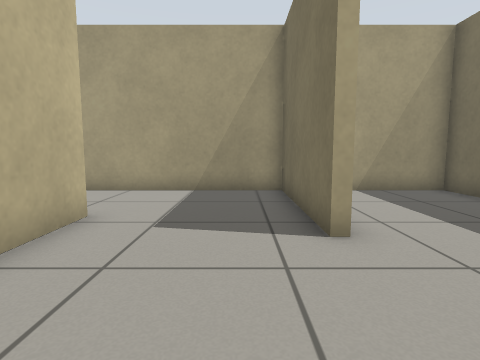
View 1 (above)

13 first-person views from a walk through a world built for the Gazebo simulator. The camera is 0.64 m above the floor, tilts 6° down and sees 80° across. The floor is counted in squares, 0.5 m on a side. Each view is taken from the middle of a square. On the plan, view 1 faces up. The plan holds only what a view shows up to about 13 squares ahead; the rest is blank.

View 2
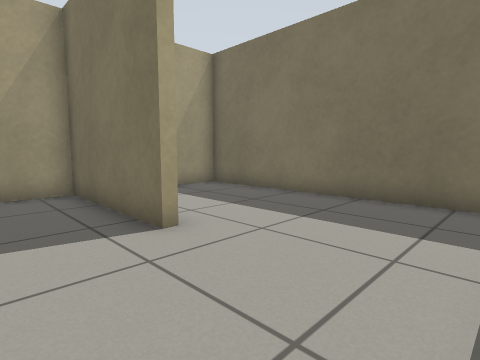

View 3
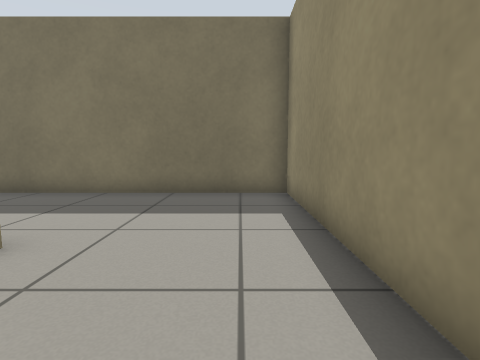

View 4
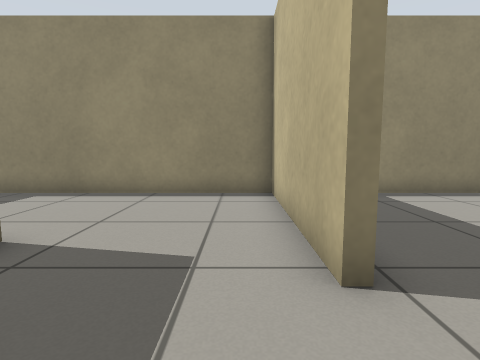

View 5
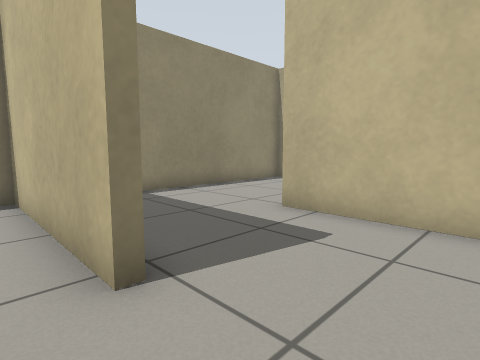

View 6
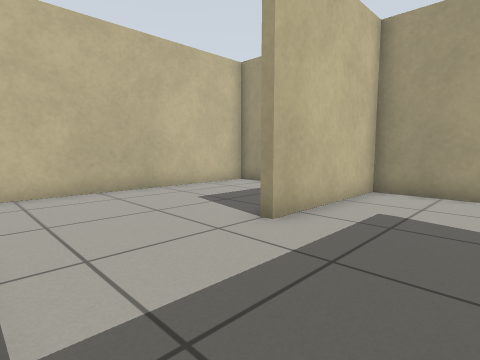

View 7
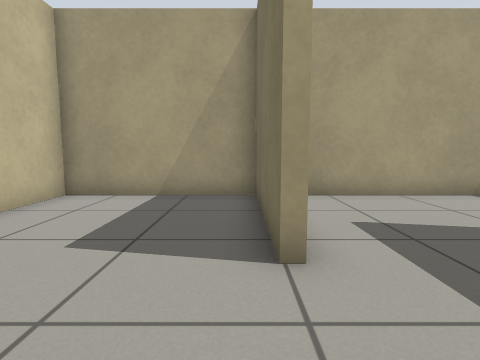

View 8
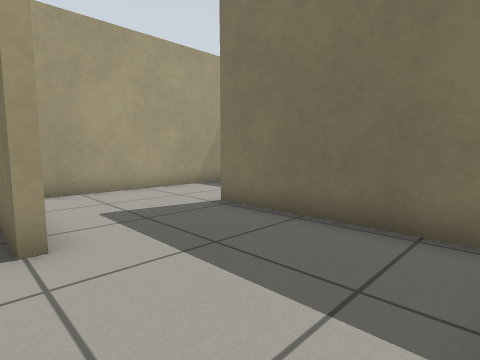

View 9
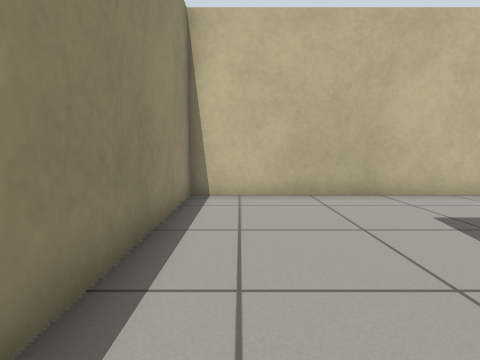

View 10
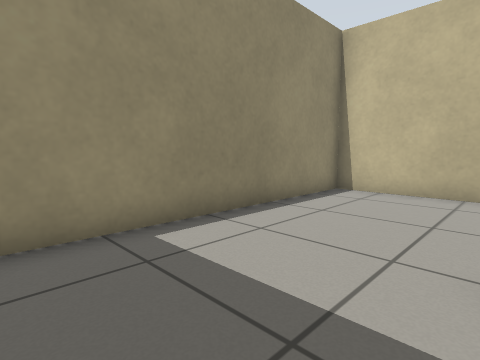

View 11
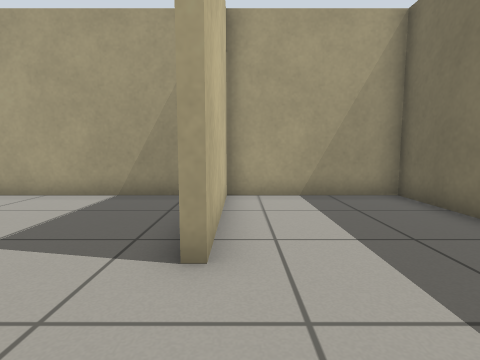

View 12
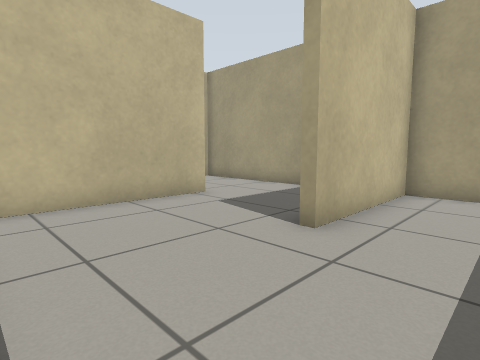

View 13
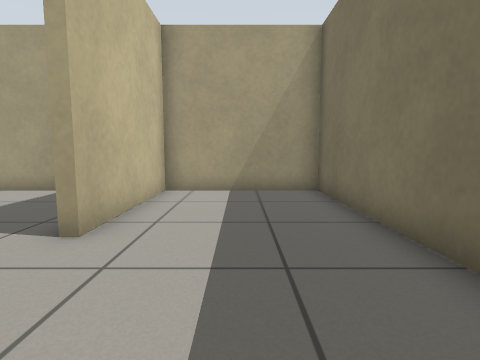

### Floor plan
Ten units are one square. View 1 is at (0, 0); x grows to the right and y downward. Boxes are objects, and circles mark ways between rooms. Rooms are numbered by the first view taken in them; rooms with no view inside come last. Other rooms are left out.
<svg viewBox="-134 -95 204 104">
<path fill="none" stroke="#000" d="M-29 -44 -29 4 65 4 65 -90 16 -90 16 -41 13 -41M-29 -54 -29 -44M13 -41 13 -90 -24 -90M-73 -41 -75 -41 -75 -90 -129 -90 -129 4 -43 4M-32 -2 -32 -44M-32 -44 -32 -54 -29 -54M-24 -90 -73 -90 -73 -41"/>
<circle cx="-10" cy="-50" r="3" fill="#2a7"/>
<circle cx="-30" cy="-70" r="3" fill="#2a7"/>
<circle cx="-50" cy="-50" r="3" fill="#2a7"/>
<text x="30" y="-30">1</text>
<text x="-10" y="-70">2</text>
<text x="-90" y="-30">3</text>
<text x="-50" y="-70">4</text>
</svg>
Room 1 opens to room 2. Room 2 opens to room 4. Room 3 opens to room 4.

Where each view was taken, in squares from view 1:
view 1: 0 up, 0 right, facing up
view 2: 0 up, 1 left, facing up-right
view 3: 1 up, 2 left, facing right
view 4: 8 up, 2 left, facing down
view 5: 8 up, 2 left, facing down-left
view 6: 0 up, 4 left, facing up-left
view 7: 1 up, 8 left, facing up
view 8: 0 up, 8 left, facing up-right
view 9: 1 up, 5 left, facing left
view 10: 4 up, 4 left, facing down-left
view 11: 1 up, 2 right, facing up
view 12: 0 up, 4 right, facing up-left
view 13: 0 up, 4 right, facing up
